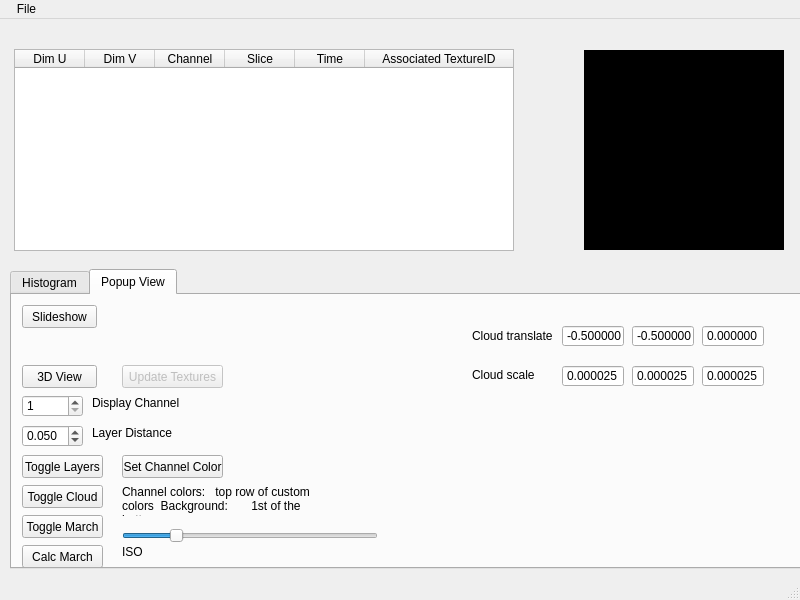
<?xml version="1.0" encoding="UTF-8"?>
<ui version="4.0">
 <class>MainWindow</class>
 <widget class="QMainWindow" name="MainWindow">
  <property name="geometry">
   <rect>
    <x>0</x>
    <y>0</y>
    <width>800</width>
    <height>600</height>
   </rect>
  </property>
  <property name="minimumSize">
   <size>
    <width>420</width>
    <height>0</height>
   </size>
  </property>
  <property name="windowTitle">
   <string>MainWindow</string>
  </property>
  <widget class="QWidget" name="centralwidget">
   <widget class="QLabel" name="filename_label">
    <property name="geometry">
     <rect>
      <x>9</x>
      <y>9</y>
      <width>521</width>
      <height>16</height>
     </rect>
    </property>
    <property name="minimumSize">
     <size>
      <width>60</width>
      <height>16</height>
     </size>
    </property>
    <property name="text">
     <string/>
    </property>
   </widget>
   <widget class="QWidget" name="layoutWidget">
    <property name="geometry">
     <rect>
      <x>10</x>
      <y>30</y>
      <width>800</width>
      <height>202</height>
     </rect>
    </property>
    <layout class="QHBoxLayout" name="horizontalLayout">
     <item>
      <widget class="QTableWidget" name="tableWidget">
       <property name="enabled">
        <bool>true</bool>
       </property>
       <property name="minimumSize">
        <size>
         <width>500</width>
         <height>200</height>
        </size>
       </property>
       <property name="maximumSize">
        <size>
         <width>400</width>
         <height>400</height>
        </size>
       </property>
       <property name="autoFillBackground">
        <bool>false</bool>
       </property>
       <property name="styleSheet">
        <string notr="true">background-color: &quot;lightgrey&quot;;</string>
       </property>
       <property name="alternatingRowColors">
        <bool>true</bool>
       </property>
       <property name="showGrid">
        <bool>true</bool>
       </property>
       <property name="gridStyle">
        <enum>Qt::DotLine</enum>
       </property>
       <property name="cornerButtonEnabled">
        <bool>false</bool>
       </property>
       <property name="rowCount">
        <number>0</number>
       </property>
       <attribute name="horizontalHeaderCascadingSectionResizes">
        <bool>false</bool>
       </attribute>
       <attribute name="horizontalHeaderMinimumSectionSize">
        <number>20</number>
       </attribute>
       <attribute name="horizontalHeaderDefaultSectionSize">
        <number>70</number>
       </attribute>
       <attribute name="horizontalHeaderStretchLastSection">
        <bool>true</bool>
       </attribute>
       <attribute name="verticalHeaderVisible">
        <bool>false</bool>
       </attribute>
       <attribute name="verticalHeaderCascadingSectionResizes">
        <bool>false</bool>
       </attribute>
       <column>
        <property name="text">
         <string>Dim U</string>
        </property>
       </column>
       <column>
        <property name="text">
         <string>Dim V</string>
        </property>
       </column>
       <column>
        <property name="text">
         <string>Channel</string>
        </property>
       </column>
       <column>
        <property name="text">
         <string>Slice</string>
        </property>
       </column>
       <column>
        <property name="text">
         <string>Time</string>
        </property>
       </column>
       <column>
        <property name="text">
         <string>Associated TextureID</string>
        </property>
       </column>
      </widget>
     </item>
     <item>
      <spacer name="horizontalSpacer_2">
       <property name="orientation">
        <enum>Qt::Horizontal</enum>
       </property>
       <property name="sizeType">
        <enum>QSizePolicy::Minimum</enum>
       </property>
       <property name="sizeHint" stdset="0">
        <size>
         <width>60</width>
         <height>20</height>
        </size>
       </property>
      </spacer>
     </item>
     <item>
      <widget class="QLabel" name="Image_Label">
       <property name="minimumSize">
        <size>
         <width>200</width>
         <height>200</height>
        </size>
       </property>
       <property name="maximumSize">
        <size>
         <width>200</width>
         <height>200</height>
        </size>
       </property>
       <property name="styleSheet">
        <string notr="true">background-color: black;</string>
       </property>
       <property name="text">
        <string/>
       </property>
      </widget>
     </item>
     <item>
      <spacer name="horizontalSpacer">
       <property name="orientation">
        <enum>Qt::Horizontal</enum>
       </property>
       <property name="sizeType">
        <enum>QSizePolicy::Minimum</enum>
       </property>
       <property name="sizeHint" stdset="0">
        <size>
         <width>20</width>
         <height>20</height>
        </size>
       </property>
      </spacer>
     </item>
    </layout>
   </widget>
   <widget class="QTabWidget" name="tabWidget">
    <property name="geometry">
     <rect>
      <x>10</x>
      <y>250</y>
      <width>800</width>
      <height>300</height>
     </rect>
    </property>
    <property name="minimumSize">
     <size>
      <width>800</width>
      <height>300</height>
     </size>
    </property>
    <property name="styleSheet">
     <string notr="true">background-color: &quot;lightgrey&quot;;</string>
    </property>
    <property name="currentIndex">
     <number>1</number>
    </property>
    <widget class="QWidget" name="tab_1">
     <attribute name="title">
      <string>Histogram</string>
     </attribute>
     <widget class="QWidget" name="layoutWidget">
      <property name="geometry">
       <rect>
        <x>10</x>
        <y>41</y>
        <width>288</width>
        <height>218</height>
       </rect>
      </property>
      <layout class="QGridLayout" name="gridLayout">
       <item row="0" column="0" colspan="3">
        <widget class="QCustomPlot" name="customPlot" native="true">
         <property name="minimumSize">
          <size>
           <width>286</width>
           <height>128</height>
          </size>
         </property>
         <property name="maximumSize">
          <size>
           <width>286</width>
           <height>128</height>
          </size>
         </property>
         <property name="autoFillBackground">
          <bool>false</bool>
         </property>
        </widget>
       </item>
       <item row="1" column="0" rowspan="2">
        <spacer name="horizontalSpacer_3">
         <property name="orientation">
          <enum>Qt::Horizontal</enum>
         </property>
         <property name="sizeType">
          <enum>QSizePolicy::Expanding</enum>
         </property>
         <property name="sizeHint" stdset="0">
          <size>
           <width>40</width>
           <height>20</height>
          </size>
         </property>
        </spacer>
       </item>
       <item row="1" column="1" rowspan="2">
        <widget class="QSlider" name="lowerSlider">
         <property name="minimumSize">
          <size>
           <width>256</width>
           <height>22</height>
          </size>
         </property>
         <property name="maximumSize">
          <size>
           <width>256</width>
           <height>22</height>
          </size>
         </property>
         <property name="maximum">
          <number>255</number>
         </property>
         <property name="orientation">
          <enum>Qt::Horizontal</enum>
         </property>
        </widget>
       </item>
       <item row="1" column="2">
        <spacer name="horizontalSpacer_6">
         <property name="orientation">
          <enum>Qt::Horizontal</enum>
         </property>
         <property name="sizeType">
          <enum>QSizePolicy::Expanding</enum>
         </property>
         <property name="sizeHint" stdset="0">
          <size>
           <width>40</width>
           <height>20</height>
          </size>
         </property>
        </spacer>
       </item>
       <item row="2" column="2" rowspan="2">
        <spacer name="horizontalSpacer_7">
         <property name="orientation">
          <enum>Qt::Horizontal</enum>
         </property>
         <property name="sizeHint" stdset="0">
          <size>
           <width>40</width>
           <height>20</height>
          </size>
         </property>
        </spacer>
       </item>
       <item row="3" column="0">
        <spacer name="horizontalSpacer_4">
         <property name="orientation">
          <enum>Qt::Horizontal</enum>
         </property>
         <property name="sizeHint" stdset="0">
          <size>
           <width>40</width>
           <height>20</height>
          </size>
         </property>
        </spacer>
       </item>
       <item row="3" column="1">
        <widget class="QSlider" name="medianSlider">
         <property name="minimumSize">
          <size>
           <width>256</width>
           <height>22</height>
          </size>
         </property>
         <property name="maximumSize">
          <size>
           <width>256</width>
           <height>22</height>
          </size>
         </property>
         <property name="maximum">
          <number>255</number>
         </property>
         <property name="value">
          <number>128</number>
         </property>
         <property name="orientation">
          <enum>Qt::Horizontal</enum>
         </property>
        </widget>
       </item>
       <item row="4" column="0">
        <spacer name="horizontalSpacer_5">
         <property name="orientation">
          <enum>Qt::Horizontal</enum>
         </property>
         <property name="sizeHint" stdset="0">
          <size>
           <width>40</width>
           <height>20</height>
          </size>
         </property>
        </spacer>
       </item>
       <item row="4" column="1">
        <widget class="QSlider" name="upperSlider">
         <property name="minimumSize">
          <size>
           <width>256</width>
           <height>22</height>
          </size>
         </property>
         <property name="maximumSize">
          <size>
           <width>256</width>
           <height>22</height>
          </size>
         </property>
         <property name="maximum">
          <number>255</number>
         </property>
         <property name="value">
          <number>255</number>
         </property>
         <property name="orientation">
          <enum>Qt::Horizontal</enum>
         </property>
        </widget>
       </item>
       <item row="4" column="2">
        <spacer name="horizontalSpacer_8">
         <property name="orientation">
          <enum>Qt::Horizontal</enum>
         </property>
         <property name="sizeHint" stdset="0">
          <size>
           <width>40</width>
           <height>20</height>
          </size>
         </property>
        </spacer>
       </item>
      </layout>
     </widget>
     <widget class="QPushButton" name="remapButton">
      <property name="geometry">
       <rect>
        <x>310</x>
        <y>40</y>
        <width>81</width>
        <height>23</height>
       </rect>
      </property>
      <property name="text">
       <string>Remap</string>
      </property>
     </widget>
     <widget class="QPushButton" name="autoRemapButton">
      <property name="geometry">
       <rect>
        <x>310</x>
        <y>70</y>
        <width>81</width>
        <height>23</height>
       </rect>
      </property>
      <property name="text">
       <string>Remap All</string>
      </property>
     </widget>
     <widget class="QPushButton" name="revertButton">
      <property name="geometry">
       <rect>
        <x>310</x>
        <y>190</y>
        <width>81</width>
        <height>23</height>
       </rect>
      </property>
      <property name="text">
       <string>Revert</string>
      </property>
     </widget>
     <widget class="QPushButton" name="revertAllButton">
      <property name="geometry">
       <rect>
        <x>310</x>
        <y>220</y>
        <width>81</width>
        <height>23</height>
       </rect>
      </property>
      <property name="text">
       <string>Revert All</string>
      </property>
     </widget>
     <widget class="QPushButton" name="cvremapButton">
      <property name="enabled">
       <bool>true</bool>
      </property>
      <property name="geometry">
       <rect>
        <x>410</x>
        <y>190</y>
        <width>81</width>
        <height>23</height>
       </rect>
      </property>
      <property name="text">
       <string>CV::Remap All</string>
      </property>
     </widget>
     <widget class="QSlider" name="brightnessSlider">
      <property name="geometry">
       <rect>
        <x>410</x>
        <y>100</y>
        <width>271</width>
        <height>22</height>
       </rect>
      </property>
      <property name="maximum">
       <number>100</number>
      </property>
      <property name="orientation">
       <enum>Qt::Horizontal</enum>
      </property>
     </widget>
     <widget class="QSlider" name="contrastSlider">
      <property name="geometry">
       <rect>
        <x>410</x>
        <y>60</y>
        <width>271</width>
        <height>22</height>
       </rect>
      </property>
      <property name="minimum">
       <number>1000</number>
      </property>
      <property name="maximum">
       <number>3000</number>
      </property>
      <property name="singleStep">
       <number>100</number>
      </property>
      <property name="orientation">
       <enum>Qt::Horizontal</enum>
      </property>
     </widget>
     <widget class="QLabel" name="brightnessLabel">
      <property name="geometry">
       <rect>
        <x>420</x>
        <y>80</y>
        <width>101</width>
        <height>16</height>
       </rect>
      </property>
      <property name="text">
       <string>Brightness (beta)</string>
      </property>
     </widget>
     <widget class="QLabel" name="constrastLabel">
      <property name="geometry">
       <rect>
        <x>420</x>
        <y>40</y>
        <width>101</width>
        <height>16</height>
       </rect>
      </property>
      <property name="text">
       <string>Contrast (alpha)</string>
      </property>
     </widget>
     <widget class="QSlider" name="gammaSlider">
      <property name="geometry">
       <rect>
        <x>410</x>
        <y>140</y>
        <width>271</width>
        <height>22</height>
       </rect>
      </property>
      <property name="minimum">
       <number>1</number>
      </property>
      <property name="maximum">
       <number>25000</number>
      </property>
      <property name="singleStep">
       <number>10</number>
      </property>
      <property name="value">
       <number>1000</number>
      </property>
      <property name="orientation">
       <enum>Qt::Horizontal</enum>
      </property>
     </widget>
     <widget class="QLabel" name="gammLabel">
      <property name="geometry">
       <rect>
        <x>420</x>
        <y>120</y>
        <width>81</width>
        <height>16</height>
       </rect>
      </property>
      <property name="text">
       <string>Gamma</string>
      </property>
     </widget>
     <widget class="QLabel" name="histogramLabel">
      <property name="geometry">
       <rect>
        <x>10</x>
        <y>20</y>
        <width>281</width>
        <height>16</height>
       </rect>
      </property>
      <property name="text">
       <string>Histogram (represented in [db] with reference 1.0)</string>
      </property>
     </widget>
     <widget class="QLabel" name="remapLabel">
      <property name="geometry">
       <rect>
        <x>410</x>
        <y>210</y>
        <width>151</width>
        <height>31</height>
       </rect>
      </property>
      <property name="text">
       <string>remap all images with theese (alpha/beta/gamma) values</string>
      </property>
      <property name="wordWrap">
       <bool>true</bool>
      </property>
     </widget>
     <widget class="QPushButton" name="invertButton">
      <property name="geometry">
       <rect>
        <x>310</x>
        <y>110</y>
        <width>81</width>
        <height>23</height>
       </rect>
      </property>
      <property name="text">
       <string>Invert</string>
      </property>
     </widget>
     <widget class="QPushButton" name="invert_allButton">
      <property name="geometry">
       <rect>
        <x>310</x>
        <y>140</y>
        <width>81</width>
        <height>23</height>
       </rect>
      </property>
      <property name="text">
       <string>Invert All</string>
      </property>
     </widget>
     <zorder>layoutWidget</zorder>
     <zorder>remapButton</zorder>
     <zorder>autoRemapButton</zorder>
     <zorder>revertButton</zorder>
     <zorder>revertAllButton</zorder>
     <zorder>brightnessLabel</zorder>
     <zorder>constrastLabel</zorder>
     <zorder>brightnessSlider</zorder>
     <zorder>contrastSlider</zorder>
     <zorder>gammaSlider</zorder>
     <zorder>gammLabel</zorder>
     <zorder>histogramLabel</zorder>
     <zorder>remapLabel</zorder>
     <zorder>cvremapButton</zorder>
     <zorder>invertButton</zorder>
     <zorder>invert_allButton</zorder>
    </widget>
    <widget class="QWidget" name="tab_2">
     <attribute name="title">
      <string>Popup View</string>
     </attribute>
     <widget class="QPushButton" name="slidePopup">
      <property name="geometry">
       <rect>
        <x>10</x>
        <y>10</y>
        <width>75</width>
        <height>23</height>
       </rect>
      </property>
      <property name="text">
       <string>Slideshow</string>
      </property>
     </widget>
     <widget class="QPushButton" name="threeDPopup">
      <property name="geometry">
       <rect>
        <x>10</x>
        <y>70</y>
        <width>75</width>
        <height>23</height>
       </rect>
      </property>
      <property name="text">
       <string>3D View</string>
      </property>
     </widget>
     <widget class="QPushButton" name="colorButton">
      <property name="geometry">
       <rect>
        <x>110</x>
        <y>160</y>
        <width>101</width>
        <height>23</height>
       </rect>
      </property>
      <property name="text">
       <string>Set Channel Color</string>
      </property>
     </widget>
     <widget class="QSpinBox" name="spinBox">
      <property name="geometry">
       <rect>
        <x>10</x>
        <y>100</y>
        <width>61</width>
        <height>22</height>
       </rect>
      </property>
      <property name="minimum">
       <number>1</number>
      </property>
      <property name="maximum">
       <number>8</number>
      </property>
     </widget>
     <widget class="QDoubleSpinBox" name="doubleSpinBox">
      <property name="geometry">
       <rect>
        <x>10</x>
        <y>130</y>
        <width>61</width>
        <height>22</height>
       </rect>
      </property>
      <property name="buttonSymbols">
       <enum>QAbstractSpinBox::UpDownArrows</enum>
      </property>
      <property name="decimals">
       <number>3</number>
      </property>
      <property name="minimum">
       <double>0.001000000000000</double>
      </property>
      <property name="maximum">
       <double>0.100000000000000</double>
      </property>
      <property name="singleStep">
       <double>0.001000000000000</double>
      </property>
      <property name="value">
       <double>0.050000000000000</double>
      </property>
     </widget>
     <widget class="QPushButton" name="toggleLayersButton">
      <property name="geometry">
       <rect>
        <x>10</x>
        <y>160</y>
        <width>81</width>
        <height>23</height>
       </rect>
      </property>
      <property name="text">
       <string>Toggle Layers</string>
      </property>
     </widget>
     <widget class="QPushButton" name="toggleMarchButton">
      <property name="enabled">
       <bool>true</bool>
      </property>
      <property name="geometry">
       <rect>
        <x>10</x>
        <y>220</y>
        <width>81</width>
        <height>23</height>
       </rect>
      </property>
      <property name="text">
       <string>Toggle March</string>
      </property>
     </widget>
     <widget class="QPushButton" name="toggleCloudButton">
      <property name="geometry">
       <rect>
        <x>10</x>
        <y>190</y>
        <width>81</width>
        <height>23</height>
       </rect>
      </property>
      <property name="text">
       <string>Toggle Cloud</string>
      </property>
     </widget>
     <widget class="QLabel" name="channelLabel">
      <property name="geometry">
       <rect>
        <x>80</x>
        <y>100</y>
        <width>91</width>
        <height>16</height>
       </rect>
      </property>
      <property name="text">
       <string>Display Channel</string>
      </property>
     </widget>
     <widget class="QLabel" name="layerdistLabel">
      <property name="geometry">
       <rect>
        <x>80</x>
        <y>130</y>
        <width>91</width>
        <height>16</height>
       </rect>
      </property>
      <property name="text">
       <string>Layer Distance</string>
      </property>
     </widget>
     <widget class="QLabel" name="colorLabel">
      <property name="geometry">
       <rect>
        <x>110</x>
        <y>190</y>
        <width>211</width>
        <height>31</height>
       </rect>
      </property>
      <property name="text">
       <string>Channel colors:   top row of custom colors  Background:       1st of the bottom row</string>
      </property>
      <property name="textFormat">
       <enum>Qt::PlainText</enum>
      </property>
      <property name="alignment">
       <set>Qt::AlignLeading|Qt::AlignLeft|Qt::AlignTop</set>
      </property>
      <property name="wordWrap">
       <bool>true</bool>
      </property>
     </widget>
     <widget class="QDoubleSpinBox" name="cloud_trans_x">
      <property name="geometry">
       <rect>
        <x>550</x>
        <y>30</y>
        <width>62</width>
        <height>22</height>
       </rect>
      </property>
      <property name="buttonSymbols">
       <enum>QAbstractSpinBox::NoButtons</enum>
      </property>
      <property name="decimals">
       <number>6</number>
      </property>
      <property name="minimum">
       <double>-99.999999000000003</double>
      </property>
      <property name="maximum">
       <double>99.999999000000003</double>
      </property>
      <property name="singleStep">
       <double>0.000000000000000</double>
      </property>
      <property name="value">
       <double>-0.500000000000000</double>
      </property>
     </widget>
     <widget class="QDoubleSpinBox" name="cloud_trans_y">
      <property name="geometry">
       <rect>
        <x>620</x>
        <y>30</y>
        <width>62</width>
        <height>22</height>
       </rect>
      </property>
      <property name="buttonSymbols">
       <enum>QAbstractSpinBox::NoButtons</enum>
      </property>
      <property name="decimals">
       <number>6</number>
      </property>
      <property name="minimum">
       <double>-99.999999000000003</double>
      </property>
      <property name="maximum">
       <double>99.999999000000003</double>
      </property>
      <property name="singleStep">
       <double>0.000000000000000</double>
      </property>
      <property name="value">
       <double>-0.500000000000000</double>
      </property>
     </widget>
     <widget class="QDoubleSpinBox" name="cloud_trans_z">
      <property name="geometry">
       <rect>
        <x>690</x>
        <y>30</y>
        <width>62</width>
        <height>22</height>
       </rect>
      </property>
      <property name="buttonSymbols">
       <enum>QAbstractSpinBox::NoButtons</enum>
      </property>
      <property name="decimals">
       <number>6</number>
      </property>
      <property name="minimum">
       <double>-99.999999000000003</double>
      </property>
      <property name="maximum">
       <double>99.999999000000003</double>
      </property>
      <property name="singleStep">
       <double>0.000000000000000</double>
      </property>
      <property name="value">
       <double>0.000000000000000</double>
      </property>
     </widget>
     <widget class="QDoubleSpinBox" name="cloud_scale_z">
      <property name="geometry">
       <rect>
        <x>690</x>
        <y>70</y>
        <width>62</width>
        <height>22</height>
       </rect>
      </property>
      <property name="buttonSymbols">
       <enum>QAbstractSpinBox::NoButtons</enum>
      </property>
      <property name="decimals">
       <number>6</number>
      </property>
      <property name="minimum">
       <double>-99.999999000000003</double>
      </property>
      <property name="maximum">
       <double>99.999999000000003</double>
      </property>
      <property name="singleStep">
       <double>0.000000000000000</double>
      </property>
      <property name="value">
       <double>0.000025000000000</double>
      </property>
     </widget>
     <widget class="QDoubleSpinBox" name="cloud_scale_y">
      <property name="geometry">
       <rect>
        <x>620</x>
        <y>70</y>
        <width>62</width>
        <height>22</height>
       </rect>
      </property>
      <property name="buttonSymbols">
       <enum>QAbstractSpinBox::NoButtons</enum>
      </property>
      <property name="decimals">
       <number>6</number>
      </property>
      <property name="minimum">
       <double>-99.999999000000003</double>
      </property>
      <property name="maximum">
       <double>99.999999000000003</double>
      </property>
      <property name="singleStep">
       <double>0.000000000000000</double>
      </property>
      <property name="value">
       <double>0.000025000000000</double>
      </property>
     </widget>
     <widget class="QDoubleSpinBox" name="cloud_scale_x">
      <property name="geometry">
       <rect>
        <x>550</x>
        <y>70</y>
        <width>62</width>
        <height>22</height>
       </rect>
      </property>
      <property name="buttonSymbols">
       <enum>QAbstractSpinBox::NoButtons</enum>
      </property>
      <property name="decimals">
       <number>6</number>
      </property>
      <property name="minimum">
       <double>-99.999999000000003</double>
      </property>
      <property name="maximum">
       <double>99.999999000000003</double>
      </property>
      <property name="singleStep">
       <double>0.000000000000000</double>
      </property>
      <property name="value">
       <double>0.000025000000000</double>
      </property>
     </widget>
     <widget class="QLabel" name="translateLabel">
      <property name="geometry">
       <rect>
        <x>460</x>
        <y>30</y>
        <width>91</width>
        <height>21</height>
       </rect>
      </property>
      <property name="text">
       <string>Cloud translate</string>
      </property>
     </widget>
     <widget class="QLabel" name="scaleLabel">
      <property name="geometry">
       <rect>
        <x>460</x>
        <y>70</y>
        <width>91</width>
        <height>20</height>
       </rect>
      </property>
      <property name="text">
       <string>Cloud scale</string>
      </property>
     </widget>
     <widget class="QPushButton" name="updateTexturesButton">
      <property name="enabled">
       <bool>false</bool>
      </property>
      <property name="geometry">
       <rect>
        <x>110</x>
        <y>70</y>
        <width>101</width>
        <height>23</height>
       </rect>
      </property>
      <property name="text">
       <string>Update Textures</string>
      </property>
     </widget>
     <widget class="QPushButton" name="calcMarchButton">
      <property name="geometry">
       <rect>
        <x>10</x>
        <y>250</y>
        <width>81</width>
        <height>23</height>
       </rect>
      </property>
      <property name="text">
       <string>Calc March</string>
      </property>
     </widget>
     <widget class="QSlider" name="isoSlider">
      <property name="geometry">
       <rect>
        <x>110</x>
        <y>230</y>
        <width>256</width>
        <height>22</height>
       </rect>
      </property>
      <property name="maximum">
       <number>255</number>
      </property>
      <property name="value">
       <number>50</number>
      </property>
      <property name="orientation">
       <enum>Qt::Horizontal</enum>
      </property>
     </widget>
     <widget class="QLabel" name="ISOlabel">
      <property name="geometry">
       <rect>
        <x>110</x>
        <y>250</y>
        <width>47</width>
        <height>13</height>
       </rect>
      </property>
      <property name="text">
       <string>ISO</string>
      </property>
     </widget>
     <zorder>slidePopup</zorder>
     <zorder>threeDPopup</zorder>
     <zorder>colorButton</zorder>
     <zorder>spinBox</zorder>
     <zorder>doubleSpinBox</zorder>
     <zorder>toggleLayersButton</zorder>
     <zorder>toggleMarchButton</zorder>
     <zorder>toggleCloudButton</zorder>
     <zorder>channelLabel</zorder>
     <zorder>layerdistLabel</zorder>
     <zorder>colorLabel</zorder>
     <zorder>cloud_trans_y</zorder>
     <zorder>cloud_trans_z</zorder>
     <zorder>cloud_scale_z</zorder>
     <zorder>cloud_scale_y</zorder>
     <zorder>translateLabel</zorder>
     <zorder>scaleLabel</zorder>
     <zorder>updateTexturesButton</zorder>
     <zorder>calcMarchButton</zorder>
     <zorder>cloud_scale_x</zorder>
     <zorder>cloud_trans_x</zorder>
     <zorder>ISOlabel</zorder>
     <zorder>isoSlider</zorder>
    </widget>
   </widget>
  </widget>
  <widget class="QMenuBar" name="menubar">
   <property name="geometry">
    <rect>
     <x>0</x>
     <y>0</y>
     <width>800</width>
     <height>21</height>
    </rect>
   </property>
   <widget class="QMenu" name="FileMenu">
    <property name="title">
     <string>  File  </string>
    </property>
    <addaction name="actionOpen"/>
    <addaction name="actionOpen_Cloud"/>
   </widget>
   <addaction name="FileMenu"/>
  </widget>
  <widget class="QStatusBar" name="statusbar"/>
  <action name="actionOpen">
   <property name="text">
    <string>Open Tif</string>
   </property>
  </action>
  <action name="actionOpen_Cloud">
   <property name="text">
    <string>Open Cloud</string>
   </property>
  </action>
 </widget>
 <customwidgets>
  <customwidget>
   <class>QCustomPlot</class>
   <extends>QWidget</extends>
   <header location="global">qcustomplot.h</header>
   <container>1</container>
  </customwidget>
 </customwidgets>
 <resources/>
 <connections/>
</ui>
